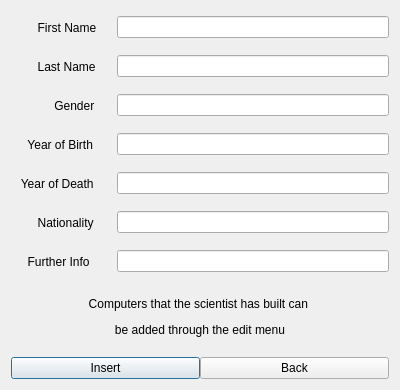
<?xml version="1.0" encoding="UTF-8"?>
<ui version="4.0">
 <class>insertScientist</class>
 <widget class="QDialog" name="insertScientist">
  <property name="geometry">
   <rect>
    <x>0</x>
    <y>0</y>
    <width>400</width>
    <height>390</height>
   </rect>
  </property>
  <property name="windowTitle">
   <string>Dialog</string>
  </property>
  <property name="windowIcon">
   <iconset resource="../resources.qrc">
    <normaloff>:/icons/Images/DBSimple.jpg</normaloff>:/icons/Images/DBSimple.jpg</iconset>
  </property>
  <layout class="QVBoxLayout" name="verticalLayout">
   <item>
    <layout class="QHBoxLayout" name="horizontalLayout_9">
     <item>
      <widget class="QLabel" name="label_2">
       <property name="minimumSize">
        <size>
         <width>100</width>
         <height>33</height>
        </size>
       </property>
       <property name="text">
        <string>        First Name</string>
       </property>
      </widget>
     </item>
     <item>
      <widget class="QLineEdit" name="lineEdit_first_name">
       <property name="minimumSize">
        <size>
         <width>261</width>
         <height>0</height>
        </size>
       </property>
      </widget>
     </item>
    </layout>
   </item>
   <item>
    <layout class="QHBoxLayout" name="horizontalLayout_8">
     <item>
      <widget class="QLabel" name="label_3">
       <property name="minimumSize">
        <size>
         <width>100</width>
         <height>33</height>
        </size>
       </property>
       <property name="text">
        <string>        Last Name</string>
       </property>
      </widget>
     </item>
     <item>
      <widget class="QLineEdit" name="lineEdit_last_name">
       <property name="minimumSize">
        <size>
         <width>261</width>
         <height>0</height>
        </size>
       </property>
      </widget>
     </item>
    </layout>
   </item>
   <item>
    <layout class="QHBoxLayout" name="horizontalLayout_7">
     <item>
      <widget class="QLabel" name="label_4">
       <property name="minimumSize">
        <size>
         <width>100</width>
         <height>33</height>
        </size>
       </property>
       <property name="text">
        <string>             Gender</string>
       </property>
      </widget>
     </item>
     <item>
      <widget class="QLineEdit" name="lineEdit_gender">
       <property name="minimumSize">
        <size>
         <width>261</width>
         <height>0</height>
        </size>
       </property>
      </widget>
     </item>
    </layout>
   </item>
   <item>
    <layout class="QHBoxLayout" name="horizontalLayout_6">
     <item>
      <widget class="QLabel" name="label_5">
       <property name="minimumSize">
        <size>
         <width>100</width>
         <height>33</height>
        </size>
       </property>
       <property name="text">
        <string>     Year of Birth</string>
       </property>
      </widget>
     </item>
     <item>
      <widget class="QLineEdit" name="lineEdit_YOB">
       <property name="minimumSize">
        <size>
         <width>261</width>
         <height>0</height>
        </size>
       </property>
      </widget>
     </item>
    </layout>
   </item>
   <item>
    <layout class="QHBoxLayout" name="horizontalLayout_5">
     <item>
      <widget class="QLabel" name="label_6">
       <property name="minimumSize">
        <size>
         <width>100</width>
         <height>33</height>
        </size>
       </property>
       <property name="text">
        <string>   Year of Death</string>
       </property>
      </widget>
     </item>
     <item>
      <widget class="QLineEdit" name="lineEdit_YOD">
       <property name="minimumSize">
        <size>
         <width>261</width>
         <height>0</height>
        </size>
       </property>
      </widget>
     </item>
    </layout>
   </item>
   <item>
    <layout class="QHBoxLayout" name="horizontalLayout_4">
     <item>
      <widget class="QLabel" name="label_7">
       <property name="minimumSize">
        <size>
         <width>100</width>
         <height>33</height>
        </size>
       </property>
       <property name="text">
        <string>        Nationality</string>
       </property>
      </widget>
     </item>
     <item>
      <widget class="QLineEdit" name="lineEdit_nationality">
       <property name="minimumSize">
        <size>
         <width>261</width>
         <height>0</height>
        </size>
       </property>
      </widget>
     </item>
    </layout>
   </item>
   <item>
    <layout class="QHBoxLayout" name="horizontalLayout_3">
     <item>
      <widget class="QLabel" name="label_8">
       <property name="minimumSize">
        <size>
         <width>100</width>
         <height>33</height>
        </size>
       </property>
       <property name="text">
        <string>     Further Info</string>
       </property>
      </widget>
     </item>
     <item>
      <widget class="QLineEdit" name="lineEdit_further">
       <property name="minimumSize">
        <size>
         <width>262</width>
         <height>0</height>
        </size>
       </property>
      </widget>
     </item>
    </layout>
   </item>
   <item>
    <layout class="QHBoxLayout" name="horizontalLayout_2">
     <item>
      <widget class="QLabel" name="label_9">
       <property name="minimumSize">
        <size>
         <width>100</width>
         <height>33</height>
        </size>
       </property>
       <property name="text">
        <string>&lt;html&gt;&lt;head/&gt;&lt;body&gt;&lt;p align=&quot;center&quot;&gt;&lt;span style=&quot; font-size:9pt;&quot;&gt;Computers that the scientist has built can &lt;/span&gt;&lt;/p&gt;&lt;p align=&quot;center&quot;&gt;&lt;span style=&quot; font-size:9pt;&quot;&gt;be added through the edit menu&lt;/span&gt;&lt;/p&gt;&lt;/body&gt;&lt;/html&gt;</string>
       </property>
      </widget>
     </item>
    </layout>
   </item>
   <item>
    <layout class="QHBoxLayout" name="horizontalLayout_10">
     <property name="spacing">
      <number>0</number>
     </property>
     <item>
      <widget class="QPushButton" name="pushButton_insert">
       <property name="text">
        <string>Insert</string>
       </property>
      </widget>
     </item>
     <item>
      <widget class="QPushButton" name="pushButton_back">
       <property name="text">
        <string>Back</string>
       </property>
      </widget>
     </item>
    </layout>
   </item>
  </layout>
 </widget>
 <resources>
  <include location="../resources.qrc"/>
 </resources>
 <connections/>
</ui>
